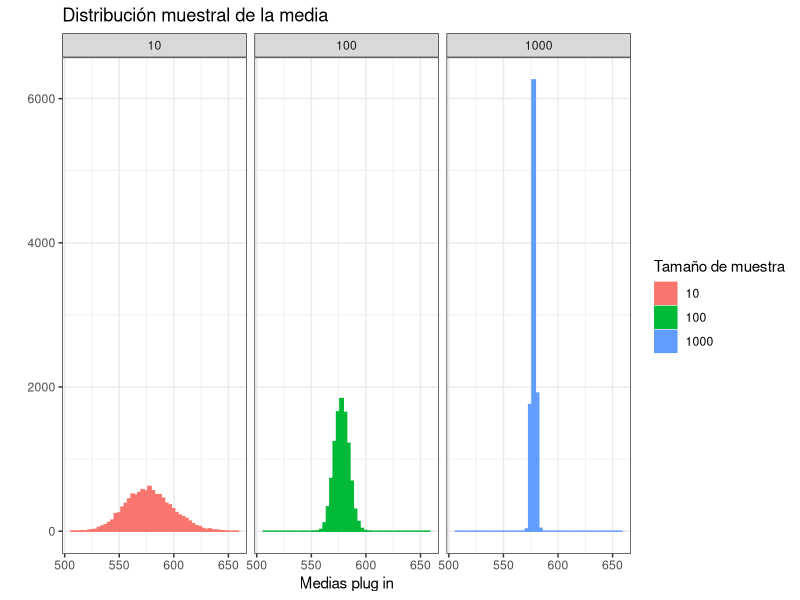

R code for this plot:
## ---- chunk 1
knitr::opts_chunk$set(echo = TRUE)
## ---- chunk 2
library(tidyverse)
library(knitr)
primarias <- read_csv("primarias.csv")
set.seed(66454)
## ---- chunk 3
Muestra_10   <- sample_n(primarias, 10)
Muestra_100  <- sample_n(primarias, 100)
Muestra_1000 <- sample_n(primarias, 1000)

df <- as.data.frame(cbind(n=c(10,100,1000), 
                          mu_plug = c(mean(Muestra_10$esp3), 
                                      mean(Muestra_100$esp3),
                                      mean(Muestra_1000$esp3)),
                          se_plug = c(sd(Muestra_10$esp3)/sqrt(10),
                                      sd(Muestra_100$esp3)/sqrt(100),
                                      sd(Muestra_1000$esp3)/sqrt(1000))))
## ---- chunk 4
for(i in c(10,100,1000)){
  assign(paste0("means_",i),
         unlist(lapply(1:10000, function(j){mean(sample_n(primarias,i)$esp3)})))
}

## ---- chunk 5
dfMeans <- as.data.frame(cbind(N=c(rep(10,10000), rep(100,10000), rep(1000,10000)),
                               Means=c(means_10, means_100, means_1000)))
ggplot(dfMeans)+theme_bw()+
  geom_histogram(aes(Means,color=factor(N), fill=factor(N)), bins = 50)+
  facet_wrap(~dfMeans$N)+
  xlab("Medias plug in")+
  ylab("")+ 
  guides(fill=guide_legend(title="Tamaño de muestra"),
         color=guide_legend(title="Tamaño de muestra"))+
  ggtitle("Distribución muestral de la media")
## ---- chunk 6
SE_estimado <- c(sd(means_10), sd(means_100), sd(means_1000))
df       <- cbind(df, SE_estimado)  
## ---- chunk 7
SD   <- sd(primarias$esp3) 
SE   <- c(SD/sqrt(10), SD/sqrt(100), SD/sqrt(1000))
df   <- cbind(df, SE)
## ---- chunk 8
kable(df)
## ---- chunk 9
cor_plug <- cor(Muestra_100$esp3, Muestra_100$esp6)
## ---- chunk 10
Sim_cor <- 10000 %>% 
rerun(sample_n(Muestra_100, replace = TRUE, size = 100)) %>%
map_dbl(~ cor(.x$esp3, .x$esp6))

estES <- sd(Sim_cor)
